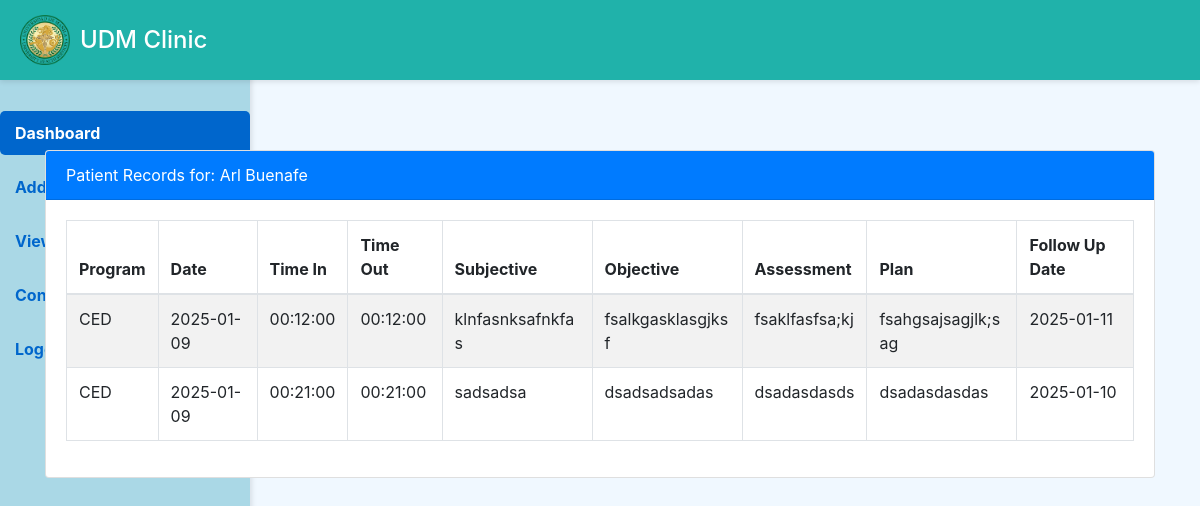
Page /patient_records.php?id=20 on the committed database.
### tables this page shows
CREATE TABLE `patients` (
  `PatientID` int(11) NOT NULL,
  `FirstName` varchar(50) NOT NULL,
  `LastName` varchar(50) NOT NULL,
  `MiddleInitial` varchar(10) NOT NULL,
  `Sex` char(1) DEFAULT NULL CHECK (`Sex` in ('M','F')),
  `DOB` date NOT NULL,
  `Address` varchar(255) DEFAULT NULL,
  `ContactNumber` varchar(15) DEFAULT NULL,
  `CreatedAt` datetime DEFAULT current_timestamp(),
  `UpdatedAt` datetime DEFAULT current_timestamp() ON UPDATE current_timestamp(),
  `age` int(11) NOT NULL,
  `civil_status` varchar(20) NOT NULL,
  `emergency_number` varchar(15) NOT NULL,
  `guardian` varchar(50) NOT NULL,
  `height` varchar(10) NOT NULL,
  `weight` varchar(10) NOT NULL,
  `yearLevel` varchar(20) NOT NULL,
  `specialCases` varchar(20) NOT NULL,
  `Program` varchar(20) NOT NULL,
  `Student_Num` varchar(20) NOT NULL,
  `email` varchar(50) NOT NULL,
  `patient_pic` varchar(255) NOT NULL
);

CREATE TABLE `consultations` (
  `ConsultationID` int(11) NOT NULL,
  `PatientID` int(11) NOT NULL,
  `TimeIn` time NOT NULL DEFAULT current_timestamp(),
  `TimeOut` time DEFAULT current_timestamp(),
  `SOAP` text DEFAULT NULL,
  `CreatedAt` datetime DEFAULT current_timestamp(),
  `UpdatedAt` datetime DEFAULT current_timestamp() ON UPDATE current_timestamp(),
  `LastEditedBy` int(11) DEFAULT NULL,
  `Date` date NOT NULL DEFAULT current_timestamp(),
  `Subjective` text NOT NULL,
  `Objective` text NOT NULL,
  `Assessment` text NOT NULL,
  `Plan` text NOT NULL,
  `PlanDate` date NOT NULL DEFAULT current_timestamp(),
  `SavedBy` varchar(20) NOT NULL,
  `Name` text NOT NULL
);

### patient_records.php (the view, shortened to what this page needs)
<!DOCTYPE html>
<html lang="en">
<head>
    <link rel="stylesheet" href="https://stackpath.bootstrapcdn.com/bootstrap/4.5.0/css/bootstrap.min.css">
</head>
<body>
    <?php include 'sidebar.php'; ?>
    <div class="header">
        <img src="images/UDMCLINIC_LOGO.png" alt="Logo" class="logo">
        <h1>UDM Clinic</h1>
    </div>
    <?php
    $servername = "localhost";
    $username = "root";
    $password = "";
    $database = "clinic_data";
    $connection = new mysqli($servername, $username, $password, $database);
    if (isset($_GET['id'])) {
        $patientID = intval($_GET['id']);
        $patientQuery = "SELECT * FROM patients WHERE PatientID = ?";
        $stmt = $connection->prepare($patientQuery);
        $stmt->bind_param("i", $patientID);
        $stmt->execute();
        $patientResult = $stmt->get_result();
        $patient = $patientResult->fetch_assoc();
        $consultationsQuery = "
            SELECT c.*,
                CONCAT(p.FirstName, ' ', IFNULL(p.MiddleInitial, ''), ' ', p.LastName) AS FullName,
                p.Student_Num, p.Program
            FROM consultations c
            JOIN patients p ON c.PatientID = p.PatientID
            WHERE c.PatientID = ?
            ORDER BY c.Date DESC
        ";
        $stmt = $connection->prepare($consultationsQuery);
        $stmt->bind_param("i", $patientID);
        $stmt->execute();
        $consultationsResult = $stmt->get_result();
    } else {
        echo "<div class='alert alert-danger'>Patient ID is missing.</div>";
        exit;
    }
    ?>
    <div class="container">
        <div class="card mb-4">
            <div class="card-header bg-primary text-white">
                Patient Records for: <?= htmlspecialchars($patient['FirstName'] . ' ' . $patient['LastName']) ?>
            </div>
            <div class="card-body">
                <div class="table-responsive">
                    <table class="table table-bordered table-striped">
                        <thead>
                            <tr>
                                <th>Program</th>
                                <th>Date</th>
                                <th>Time In</th>
                                <th>Time Out</th>
                                <th>Subjective</th>
                                <th>Objective</th>
                                <th>Assessment</th>
                                <th>Plan</th>
                                <th>Follow Up Date</th>
                            </tr>
                        </thead>
                        <tbody>
                            <?php
                            if ($consultationsResult->num_rows > 0) {
                                while ($record = $consultationsResult->fetch_assoc()) {
                                    echo "<tr>";
                                    echo "<td>" . htmlspecialchars($record['Program']) . "</td>";
                                    echo "<td>" . htmlspecialchars($record['Date']) . "</td>";
                                    echo "<td>" . htmlspecialchars($record['TimeIn']) . "</td>";
                                    echo "<td>" . htmlspecialchars($record['TimeOut']) . "</td>";
                                    echo "<td>" . htmlspecialchars($record['Subjective']) . "</td>";
                                    echo "<td>" . htmlspecialchars($record['Objective']) . "</td>";
                                    echo "<td>" . htmlspecialchars($record['Assessment']) . "</td>";
                                    echo "<td>" . htmlspecialchars($record['Plan']) . "</td>";
                                    echo "<td>" . htmlspecialchars($record['PlanDate']) . "</td>";
                                    echo "</tr>";
                                }
                            } else {
                                echo "<tr><td colspan='11' class='text-center'>No records found</td></tr>";
                            }
                            ?>
                        </tbody>
                    </table>
                </div>
            </div>
        </div>
    </div>
</body>
</html>

### patient_records.php (style rules this page uses)
.header { position: fixed; top: 0; left: 0; width: 100%; height: 80px; background-color: #20B2AA; color: white; display: flex; align-items: center; padding: 0 20px; z-index: 1000; box-shadow: 0 2px 5px rgba(0, 0, 0, 0.1); }
.header .logo { width: 50px; height: auto; margin-right: 10px; }
.header h1 { margin: 0; font-size: 24px; color: white; }
.container { margin-top: 150px; }
.table td, .table th { word-wrap: break-word; white-space: normal; }
.table td { max-width: 150px; text-overflow: ellipsis; overflow: hidden; }
.table-responsive { -webkit-overflow-scrolling: touch; }

### sidebar.php (style rules this page uses)
body { background-color: #f0f8ff; }

### rows in the picture
patients: FirstName+LastName "Arl Buenafe"
consultations: PatientID.Program "CED", Date "2025-01-09", TimeIn "00:12:00", TimeOut "00:12:00", Subjective "klnfasnksafnkfas", Objective "fsalkgasklasgjksf", Assessment "fsaklfasfsa;kj", Plan "fsahgsajsagjlk;sag", PlanDate "2025-01-11"
consultations: PatientID.Program "CED", Date "2025-01-09", TimeIn "00:21:00", TimeOut "00:21:00", Subjective "sadsadsa", Objective "dsadsadsadas", Assessment "dsadasdasds", Plan "dsadasdasdas", PlanDate "2025-01-10"
